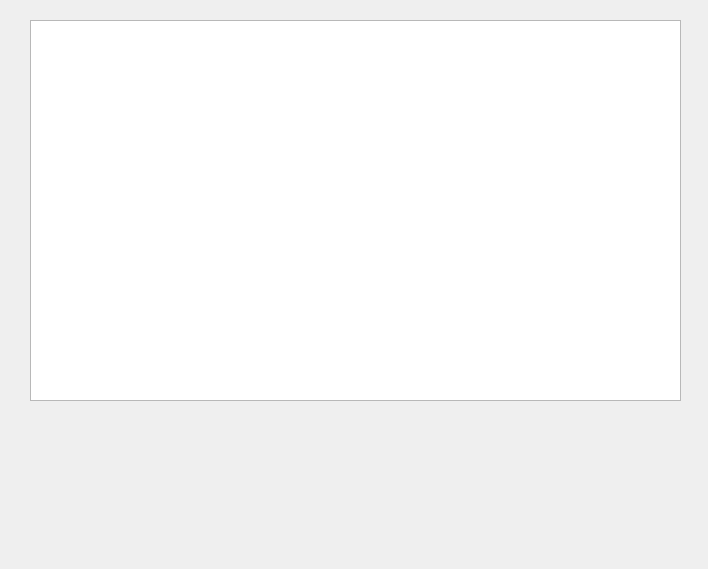
<?xml version="1.0" encoding="UTF-8"?>
<ui version="4.0">
 <class>alertForm</class>
 <widget class="QWidget" name="alertForm">
  <property name="geometry">
   <rect>
    <x>0</x>
    <y>0</y>
    <width>708</width>
    <height>569</height>
   </rect>
  </property>
  <property name="windowTitle">
   <string>Form</string>
  </property>
  <widget class="QTableView" name="tableAlerts">
   <property name="geometry">
    <rect>
     <x>30</x>
     <y>20</y>
     <width>651</width>
     <height>381</height>
    </rect>
   </property>
  </widget>
 </widget>
 <resources/>
 <connections/>
</ui>
